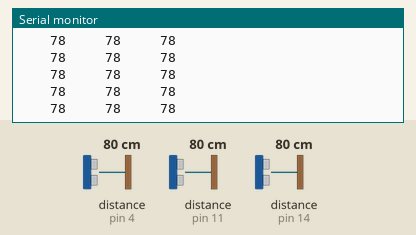
This sketch was run on a simulated Arduino Uno, built with avr-gcc and run on an emulated ATmega328P. Parts: the last lines printed to the serial monitor. Wiring (inferred from the names in the program): 3 × ultrasonic range finder: trigger pin 4, echo pin 4 / trigger pin 11, echo pin 11 / trigger pin 14, echo pin 14. The test bench sets the inputs (shaded band); at power-on: distance to the obstacle (sensors on pin 4, pin 11, pin 14) 80 cm. The echo pulse lasts 58.3 µs per cm.

Above: at 1.2 s.
1.3 s: distance to the obstacle (sensor on pin 4) set to 2 cm
At 2.2 s:
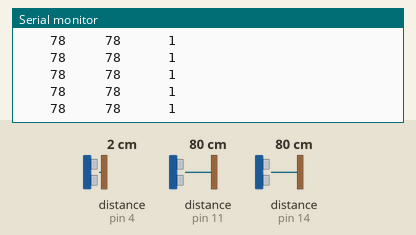
3.2 s: distance to the obstacle (sensor on pin 11) set to 2 cm
At 3.8 s:
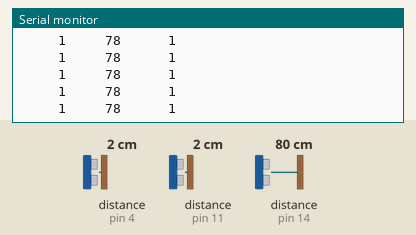
5.1 s: distance to the obstacle (sensor on pin 14) set to 2 cm
At 5.6 s:
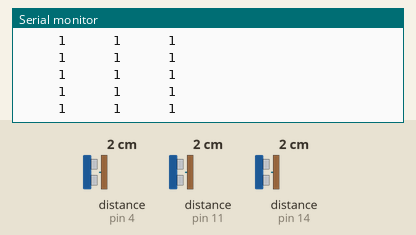
7.0 s: distance to the obstacle (sensor on pin 11) set to 18 cm
At 8.0 s:
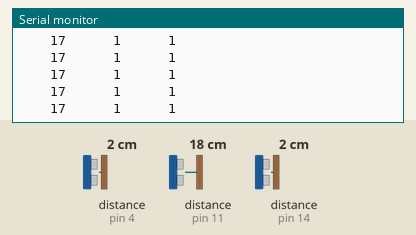
10.0 s: distance to the obstacle (sensor on pin 14) set to 299 cm
At 11.1 s:
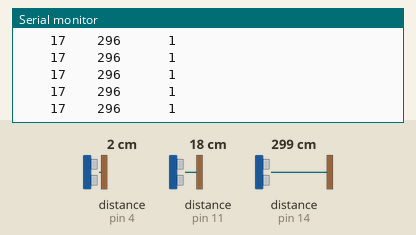
13.0 s: distance to the obstacle (sensor on pin 4) set to 4 cm
At 13.9 s:
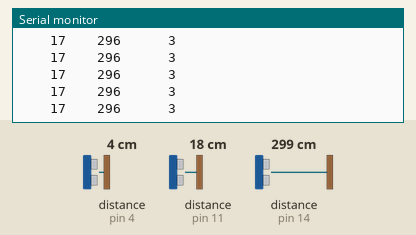
Timing chart, 0 to 16.0 s (numbered marks = the images above; inputs shaded):
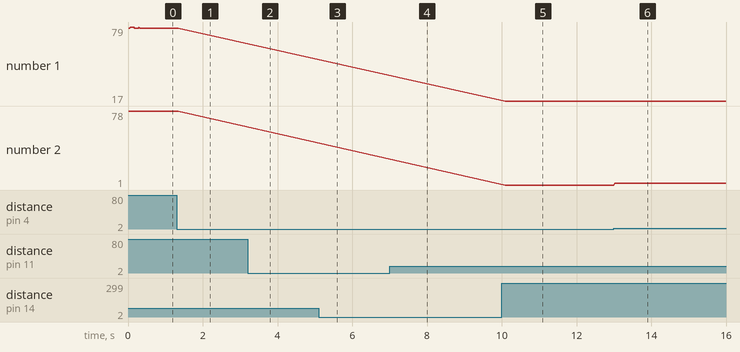

Measured:
- after the input at 1.3 s, the serial monitor: prints a new line after 0.07 s (image 1)
- after the input at 3.2 s, the serial monitor: prints a new line after 0.07 s (image 2)
- after the input at 5.1 s, the serial monitor: prints a new line after 0.07 s (image 3)
- after the input at 7.0 s, the serial monitor: prints a new line after 0.09 s (image 4)
- after the input at 10.0 s, the serial monitor: prints a new line after 0.09 s (image 5)
- after the input at 13.0 s, the serial monitor: prints a new line at once (image 6)
- plotted number 2: 1 → 3 after the input at 13.0 s

The sketch:

ping-ThreeSensorsTest.ino
```cpp
char report[80];

const int leftSigPin = 11;
long leftDuration;
int leftDistance;

const int frontSigPin = 14;
long frontDuration;
int frontDistance;

const int rightSigPin = 4;
long rightDuration;
int rightDistance;


void setup() {
  Serial.begin(9600);
}

void loop() {
  // Read left sensor
  pinMode(leftSigPin, OUTPUT);
  digitalWrite(leftSigPin, LOW);
  delayMicroseconds(2);
  digitalWrite(leftSigPin,HIGH);
  delayMicroseconds(5);
  digitalWrite(leftSigPin,LOW);
  pinMode(leftSigPin, INPUT);
  leftDuration = pulseIn(leftSigPin,HIGH);
  delay(1);

  // Read front sensor
  pinMode(frontSigPin, OUTPUT);
  digitalWrite(frontSigPin, LOW);
  delayMicroseconds(2);
  digitalWrite(frontSigPin,HIGH);
  delayMicroseconds(5);
  digitalWrite(frontSigPin,LOW);
  pinMode(frontSigPin, INPUT);
  frontDuration = pulseIn(frontSigPin,HIGH);
  delay(1);

  // Read right sensor
  pinMode(rightSigPin, OUTPUT);
  digitalWrite(rightSigPin, LOW);
  delayMicroseconds(2);
  digitalWrite(rightSigPin,HIGH);
  delayMicroseconds(5);
  digitalWrite(rightSigPin,LOW);
  pinMode(rightSigPin, INPUT);
  rightDuration = pulseIn(rightSigPin,HIGH);
  delay(1);

  // Calculate distances
  leftDistance = leftDuration*0.034/2;
  frontDistance = frontDuration*0.034/2;
  rightDistance = rightDuration*0.034/2;

  snprintf_P(report, sizeof(report),
        PSTR("%6d %6d %6d"),
        leftDistance,frontDistance,rightDistance);

  Serial.println(report);
//
//  Serial.print("Distance: ");
//  Serial.println(frontDistance);

}
```
